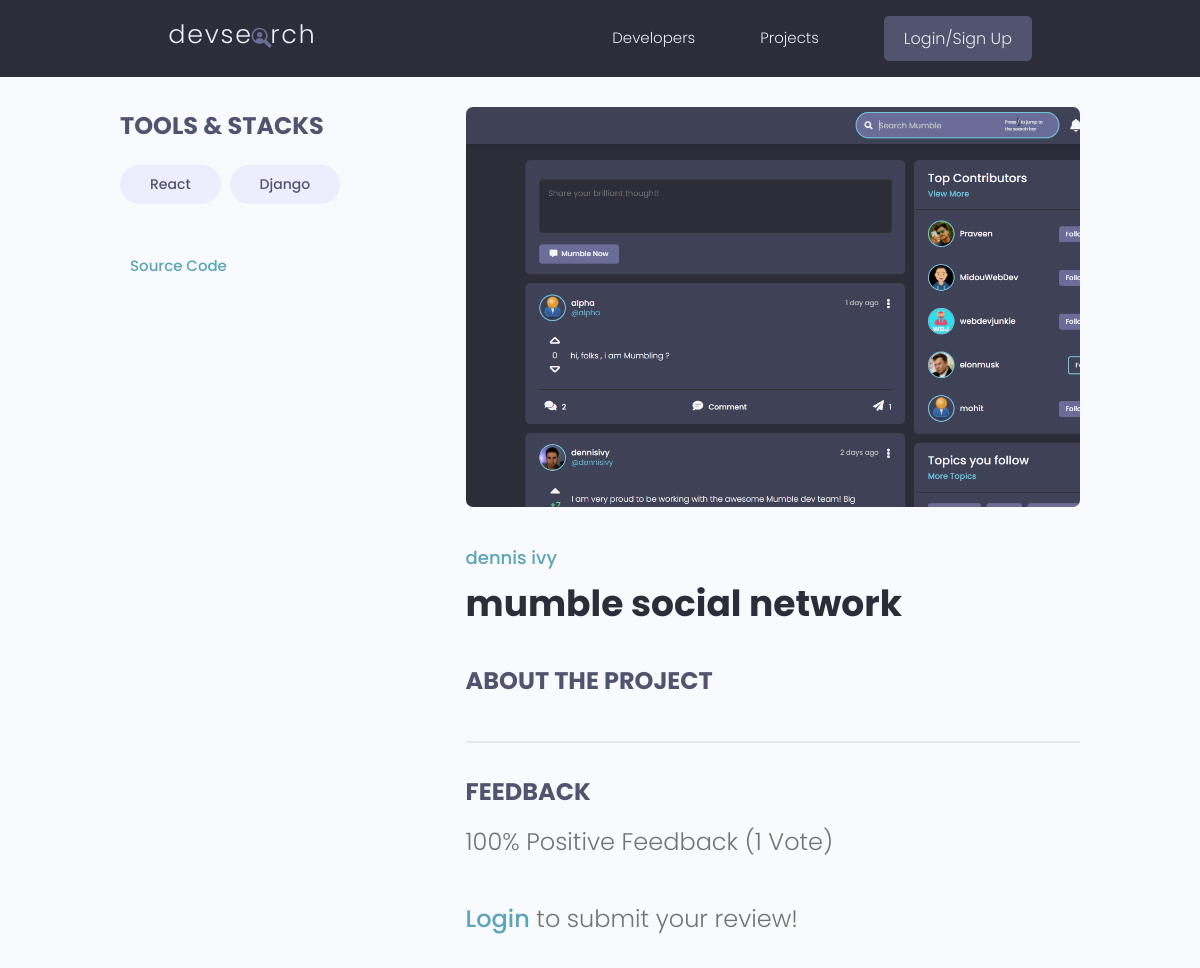
Page /projects/project/70bd78b0-c395-429b-9511-f143978599df/ on the earlier database version.
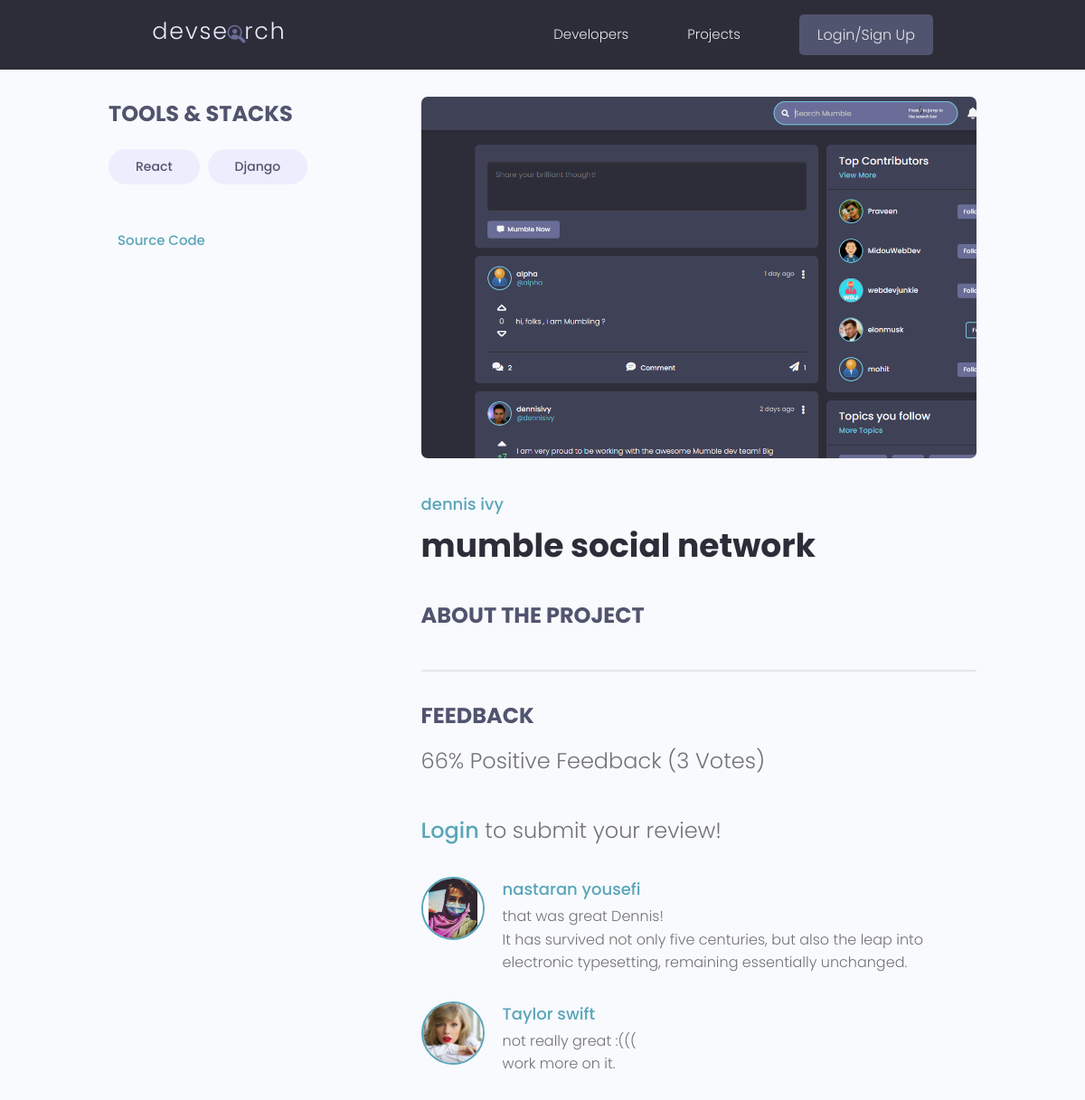
Same page on the later database version.
### projects/models.py (models this page shows, shortened)
class Tag(models.Model):
    name = models.CharField(max_length=100)
    created = models.DateTimeField(auto_now_add=True)
    id = models.UUIDField(default=uuid.uuid4, unique=True, editable=False, primary_key=True)

class Project(models.Model):
    owner = models.ForeignKey(Profile, on_delete=models.SET_NULL, null=True, blank=True)
    title = models.CharField(max_length=200)
    description = models.TextField(null=True, blank=True)
    featured_image = models.ImageField(null=True, blank=True, default='project_cover/default.jpg', upload_to='project_cover/')
    demo_link = models.CharField(max_length=2000, null=True, blank=True)
    source_code = models.CharField(max_length=2000, null=True, blank=True)
    tags = models.ManyToManyField('Tag', blank=True)
    vote_total = models.IntegerField(default=0, null=True, blank=True)
    vote_ratio = models.IntegerField(default=0, null=True, blank=True)
    created = models.DateTimeField(auto_now_add=True)
    id = models.UUIDField(default=uuid.uuid4, unique=True, editable=False, primary_key=True)
    class Meta:
        ordering = ['-vote_ratio', '-vote_total']

class Review(models.Model):
    VOTE_CHOICES = (
        ('up', 'Up Vote'),
        ('down', 'Down Vote'),
    )
    owner= models.ForeignKey(Profile, on_delete=models.CASCADE, null=True)
    project = models.ForeignKey(Project, on_delete=models.CASCADE)
    body = models.TextField(null=True, blank=True)
    value = models.CharField(max_length=50, choices=VOTE_CHOICES)
    created = models.DateTimeField(auto_now_add=True)
    id = models.UUIDField(default=uuid.uuid4, unique=True, editable=False, primary_key=True)
    class Meta:
        unique_together = [['owner', 'project']]

### users/models.py (models this page shows, shortened)
class Profile(models.Model):
    user = models.OneToOneField(User, on_delete=models.CASCADE, null=True, blank=True)
    name = models.CharField(max_length=250, null=True, blank=True)
    username = models.CharField(max_length=250, null=True, blank=True)
    email = models.EmailField(max_length=500, blank=True, null=True)
    short_intro = models.CharField(max_length=200, blank=True, null=True)
    bio = models.TextField(blank=True, null=True)
    location = models.CharField(max_length=200, blank=True, null=True)
    profile_image = models.ImageField(blank=True, null=True, upload_to='profiles/',
                         default='profiles/user-default.png')
    social_github = models.CharField(max_length=500, blank=True, null=True)
    social_linkedin = models.CharField(max_length=500, blank=True, null=True)
    social_website = models.CharField(max_length=500, blank=True, null=True)
    social_twitter = models.CharField(max_length=500, blank=True, null=True)
    created = models.DateTimeField(auto_now_add=True)
    id = models.UUIDField(default=uuid.uuid4, unique=True, editable=False, primary_key=True)

### projects/views.py (the view, shortened to what this page needs)
# urls.py: path('project/<str:pk>/', views.project, name='project'),
def project(request, pk):
    project_obj = get_object_or_404(Project, pk=pk)
    tags = project_obj.tags.all()
    form = ReviewForm()
    if request.user.is_authenticated:
        reviews = project_obj.review_set.filter(owner__username__exact=request.user.profile)
    else:
        reviews = None
    context = {
        'project_obj' : project_obj,
        'tags' : tags,
        'form' : form,
        'reviews' : reviews,
    }
    return render(request, 'projects/single_project.html', context)

### projects/templates/projects/single_project.html (shortened to what this page needs)
{% extends 'main.html' %}
{% block content %}
    <main class="singleProject my-md">
    <div class="container">
      <div class="layout">
        <div class="column column--1of3">
          <h3 class="singleProject__subtitle">Tools & Stacks</h3>
          <div class="singleProject__toolStack">
            {% for tag in project_obj.tags.all %}
            <span class="tag tag--pill tag--sub tag--lg">
              <small>{{ tag.name }}</small>
            </span>
            {% endfor %}
          </div>
          {% if project_obj.source_code %}
              <a class="singleProject__liveLink" href="{{project_obj.source_code}}" target="_blank">Source Code
              </a>
          {% endif %}
        </div>
        <div class="column column--2of3">
          <img class="singleProject__preview" src="{{ project_obj.featured_image.url }}" alt="{{ project_obj.title}}" />
          <a href="{% url 'user-profile' project_obj.owner.pk %}" class="singleProject__developer">{{ project_obj.owner.name}}</a>
          <h2 class="singleProject__title">{{ project_obj.title }}</h2>
          <h3 class="singleProject__subtitle">About the Project</h3>
          <div class="comments">
            <h3 class="singleProject__subtitle">Feedback</h3>
            <h5 class="project--rating">
                {{ project_obj.vote_ratio }}% Positive Feedback ({{ project_obj.vote_total }} Vote{{ project_obj.vote_total|pluralize:"s" }})
            </h5>
                {% if request.user.is_authenticated %}
                    {% if project_obj.owner == request.user.profile %}
                        <p>You can't review on your own project!</p>
                    {% elif not reviews %}
                        <form class="form" action="{% url 'project' project_obj.id %}" method="POST">
                            {% csrf_token %}
                            {% for field in form %}
                              <div class="form__field">
                                <label for="formInput#textarea">{{ field.label}}: </label>
                                  {{ field }}
                              </div>
                            {% endfor %}
                          <input class="btn btn--sub btn--lg" type="submit" value="Comments" />
                        </form>
                    {% endif %}
                {% else %}
                    <h5><a href="{% url 'login' %}?next={{ request.path }}">Login</a> to submit your review!</h5>
                {% endif %}
            <div class="commentList">
                {% for review in project_obj.review_set.all %}
                {% if review.body %}
                  <div class="comment">
                    <a href="{% url 'user-profile' review.owner.id %}">
                      <img class="avatar avatar--md"
                        src="{{ review.owner.profile_image.url }}" alt="user" />
                    </a>
                    <div class="comment__details">
                      <a href="{% url 'user-profile' review.owner.id %}" class="comment__author">{{ review.owner.name }}</a>
                      <p class="comment__info">{{ review.body|linebreaks }}</p>
                    </div>
                  </div>
                {% endif %}
                {% endfor %}
              </div>
            </div>
          </div>
        </div>
      </div>
  </main>
{% endblock %}

### templates/main.html (shortened to what this page needs)
<!doctype html>
{% load static %}
<html lang="en">
<head>
  <link rel="stylesheet" href="https://cdn.iconmonstr.com/1.3.0/css/iconmonstr-iconic-font.min.css" />
  <link rel="stylesheet" href="{% static 'uikit/styles/uikit.css' %}" />
  <link rel="stylesheet" href="{% static 'styles/app.css' %}" />
</head>
<body>
{% include 'navbar.html' %}
{% block content %}
{% endblock %}
</body>
</html>

### templates/navbar.html (shortened to what this page needs)
{% load static %}
  <header class="header">
    <div class="container container--narrow">
      <a href="{% url 'profiles' %}" class="header__logo">
        <img src="{% static 'images/logo.svg' %}" alt="DevSearch Logo" />
      </a>
      <nav class="header__nav">
        <ul class="header__menu">
          <li class="header__menuItem"><a href="{% url 'profiles' %}">Developers</a></li>
          <li class="header__menuItem"><a href="{% url 'projects' %}">Projects</a></li>
          {% if request.user.is_authenticated %}
          <li class="header__menuItem"><a href="{% url 'inbox' %}">Inbox</a></li>
            <li class="header__menuItem"><a href="{% url 'my-account' %}">My Account</a></li>
            <li class="header__menuItem"><a href="{% url 'logout' %}" class="btn btn--sub">Logout</a></li>
          {% else %}
            <li class="header__menuItem"><a href="{% url 'login' %}" class="btn btn--sub">Login/Sign Up</a></li>
          {% endif %}
        </ul>
      </nav>
    </div>
  </header>

### static/styles/app.css (style rules this page uses)
:root { --color-sub: #2d2d39; }
.btn--sub { background-color: var(--color-sub-light); }
img { width: 100%; }
.header { position: sticky; z-index: 111; background-color: var(--color-sub); padding: 1.5rem 0; }
.header > .container { display: flex; justify-content: space-between; align-items: center; }
.header__logo > img { height: 3.8rem; }
.header__nav > ul { display: inline-flex; align-items: center; list-style: none; gap: 6.5rem; }
.header__menuItem > a { color: var(--color-light); font-weight: 300; }
.singleProject .column--1of3 { order: 2; }
@media screen and (min-width: 1081px) { .singleProject .column--1of3 { order: 1; } }
@media screen and (min-width: 1081px) { .singleProject .column--2of3 { order: 2; } }
.singleProject__toolStack { margin-top: 2rem; margin-bottom: 4rem; }
.singleProject__liveLink { font-weight: 500; transition: all 0.3s ease-in-out; border-bottom: 2px solid transparent; }
.singleProject__preview { height: 50vh; object-fit: cover; object-position: top center; margin-bottom: 3rem; border-radius: 0.7rem; }
.singleProject__developer { font-size: 1.8rem; font-weight: 500; }
.singleProject__title { font-size: 3.6rem; font-weight: 700; color: var(--color-sub); margin-bottom: 3rem; }
.project--rating { margin-bottom: 1.6em; margin-top: .5em; }
.singleProject__subtitle { text-transform: uppercase; font-size: 2.4rem; font-weight: 700; color: var(--color-sub-light); margin-bottom: 1rem; }
.comments { margin-top: 4rem; padding-top: 3rem; border-top: 2px solid var(--color-light); }
.commentList { margin: 3rem 0; }
.comment { display: flex; gap: 2rem; }
.comment:not(:last-child) { margin-bottom: 3rem; }
.comment__author { font-size: 1.8rem; }
.comment__info { font-size: 1.45rem; }

### static/uikit/styles/modules/_variables.css (style rules this page uses)
:root { --color-main: #5aa5b9; --color-main-light: #e6faff; --color-sub: #3f4156; --color-sub-light: #51546e; --color-sub-lighter: #ededfd; --color-text: #737373; --color-gray: #8b8b8b; --color-light: #e5e7eb; --color-light-gray: #767676; --color-bg: #f8fafd; --color-white: #fffefd; --color-white-light: #f3f3f3; --color-success: #359e64; --color-success-bg: #def8e8; --color-error: #fc4b0b; --color-error-bg: #fff2ee; --font-base: 'Poppins', arial, helvetica, 'Segoe UI', roboto, ubuntu, sans-serif; --font-monospace: 'Fira Code', 'Courier New', courier, monospace; --font-regular: 300; --font-medium: 500; --font-bold: 700; --generic-shadow: 1px 1px 5px #00000010; --generic-transition: all 0.3s ease-in-out; }

### static/uikit/styles/modules/_base.css (style rules this page uses)
* { margin: 0; padding: 0; box-sizing: border-box; text-rendering: optimizeLegibility; color: inherit; font-size: inherit; }
html { font-size: 50%; }
@media only screen and (min-width: 480px) { html { font-size: 56.25%; } }
@media only screen and (min-width: 1200px) { html { font-size: 62.5%; } }
body { line-height: 1.6; font-weight: 400; font-size: 1.5rem; color: var(--color-text); background-color: var(--color-bg); min-height: 100vh; }

### static/uikit/styles/modules/_typography.css (style rules this page uses)
* { font-family: var(--font-base); }
h2 { font-size: 3.6rem; font-weight: var(--font-bold); }
h3 { font-size: 3.2rem; font-weight: var(--font-medium); }
h5 { font-size: 2.4rem; font-weight: var(--font-medium); }
h5, h6 { font-weight: var(--font-regular); }
p, span, strong { font-size: 1.6rem; color: var(--color-text); font-weight: var(--font-regular); }
a { padding-bottom: 2px; text-decoration: none; display: inline-block; color: var(--color-main); font-weight: var(--font-medium); }

### static/uikit/styles/modules/_utilities.css (style rules this page uses)
.container { width: 92%; max-width: 165rem; margin: 0 auto; box-sizing: border-box; }
.container--narrow { width: 92%; max-width: 120rem; }
@media screen and (min-width: 1000px) { .container { width: 90%; } }
@media screen and (min-width: 1000px) { .container--narrow { width: 85%; } }
@media screen and (min-width: 1200px) { .container { width: 80%; } }
@media screen and (min-width: 1200px) { .container--narrow { width: 72%; } }
.my-md { margin: 3rem auto; }

### static/uikit/styles/modules/_avatar.css (style rules this page uses)
.avatar { border-radius: 50%; border: 2px solid var(--color-main); object-fit: cover; }
.avatar--md { height: 7rem; width: 7rem; }

### static/uikit/styles/modules/_layout.css (style rules this page uses)
.layout { display: flex; flex-flow: row wrap; justify-content: space-between; }
.layout > .column { margin-bottom: 3rem; }
.layout > .column.column--1of3 { flex-basis: 30%; }
.layout > .column.column--2of3 { flex-basis: 64%; }

Differences in the rows shown:
changed Project "mumble social network": vote_ratio "100" → "66"; vote_total "1" → "3"
added Review: owner.profile_image (picture), owner.name "nastaran yousefi", body "that was great Dennis! It has survived not only five centuries, but also the leap into electronic typesetting, remaining essentially unchanged."
added Review: owner.profile_image (picture), owner.name "Taylor swift", body "not really great :((( work more on it."
